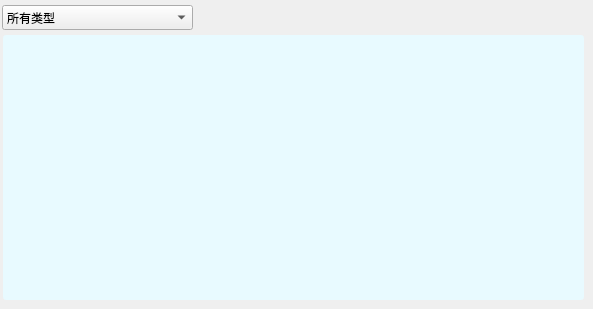
   <widget class="QWidget" name="tab3">
    <attribute name="icon">
     <iconset resource="expant.qrc">
      <normaloff>:/resources/image/log.png</normaloff>:/resources/image/log.png</iconset>
    </attribute>
    <attribute name="title">
     <string>日志</string>
    </attribute>
    <widget class="QTableView" name="tableView2">
     <property name="geometry">
      <rect>
       <x>3</x>
       <y>35</y>
       <width>581</width>
       <height>265</height>
      </rect>
     </property>
     <property name="styleSheet">
      <string notr="true">QTableView#tableView2{background-color:#E8FAFF;border-radius:3px}</string>
     </property>
    </widget>
    <widget class="QWidget" name="horizontalLayoutWidget_4">
     <property name="geometry">
      <rect>
       <x>2</x>
       <y>2</y>
       <width>191</width>
       <height>31</height>
      </rect>
     </property>
     <layout class="QHBoxLayout" name="horizontalLayout_6">
      <item>
       <widget class="QComboBox" name="comboBox">
        <property name="minimumSize">
         <size>
          <width>0</width>
          <height>25</height>
         </size>
        </property>
        <item>
         <property name="text">
          <string>所有类型</string>
         </property>
         <property name="icon">
          <iconset resource="expant.qrc">
           <normaloff>:/resources/image/all.png</normaloff>:/resources/image/all.png</iconset>
         </property>
        </item>
        <item>
         <property name="text">
          <string>日志类型【PROGRAM】</string>
         </property>
         <property name="icon">
          <iconset resource="expant.qrc">
           <normaloff>:/resources/image/program.png</normaloff>:/resources/image/program.png</iconset>
         </property>
        </item>
        <item>
         <property name="text">
          <string>日志类型【SOCKET】</string>
         </property>
         <property name="icon">
          <iconset resource="expant.qrc">
           <normaloff>:/resources/image/net.png</normaloff>:/resources/image/net.png</iconset>
         </property>
        </item>
        <item>
         <property name="text">
          <string>日志类型【PHONE】</string>
         </property>
         <property name="icon">
          <iconset resource="expant.qrc">
           <normaloff>:/resources/image/DLL.png</normaloff>:/resources/image/DLL.png</iconset>
         </property>
        </item>
       </widget>
      </item>
     </layout>
    </widget>
   </widget>
